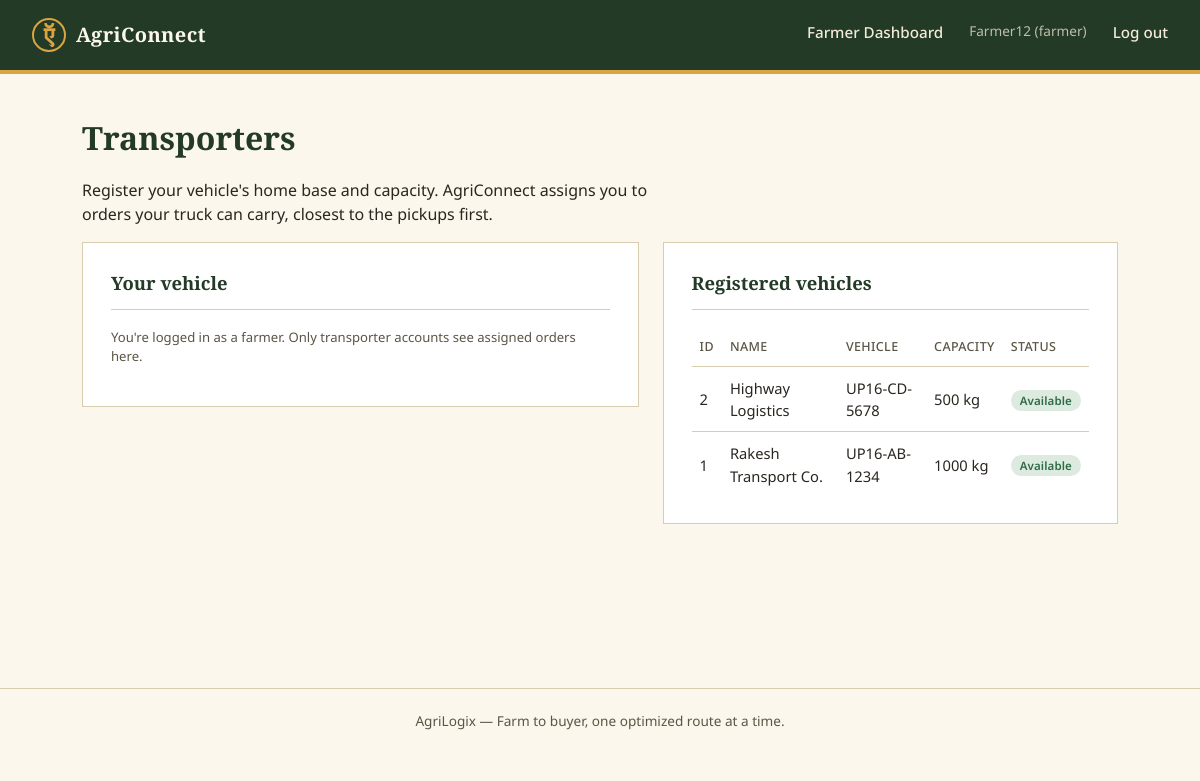
The page /transporter (signed in) on the database its author committed.
### models.py (models this page shows)
class User(Base):
    __tablename__ = "users"
    id = Column(Integer, primary_key=True)
    username = Column(String(80), unique=True, nullable=False, index=True)
    password_hash = Column(String(200), nullable=False)
    role = Column(String(20), nullable=False)  # "admin" | "farmer" | "buyer" | "transporter"
    created_at = Column(DateTime, default=datetime.utcnow)

class Transporter(Base):
    __tablename__ = "transporters"
    id = Column(Integer, primary_key=True)
    user_id = Column(Integer, ForeignKey("users.id"), unique=True, nullable=True)
    name = Column(String(120), nullable=False)
    phone = Column(String(20))
    vehicle_number = Column(String(40))
    capacity_kg = Column(Float, nullable=False)
    lat = Column(Float, nullable=False)
    lon = Column(Float, nullable=False)
    available = Column(Boolean, default=True)
    cost_per_km = Column(Float, default=15.0)
    user = relationship("User")

### routers/transporters.py (the view)
@router.get("/transporter", response_class=HTMLResponse)
def transporter_page(request: Request, db: Session = Depends(get_db)):
    transporters = db.query(Transporter).order_by(Transporter.id.desc()).all()
    user = get_current_user(request, db)
    my_transporter = None
    my_orders = []
    if user and user.role == "transporter":
        my_transporter = db.query(Transporter).filter_by(user_id=user.id).first()
        if my_transporter:
            my_orders = (
                db.query(Order)
                .filter_by(transporter_id=my_transporter.id)
                .order_by(Order.id.desc())
                .all()
            )
    return render(
        request, db, "transporter.html",
        {"transporters": transporters, "my_transporter": my_transporter, "my_orders": my_orders},
    )

### templates/transporter.html (shortened to what this page needs)
{% extends "base.html" %}
{% block content %}
<h1>Transporters</h1>
<p>Register your vehicle's home base and capacity. AgriConnect assigns you to orders your truck can carry, closest to the pickups first.</p>
<div class="grid-2">
  <div>
    {% if my_transporter %}
    <div class="panel">
      <h2>Your vehicle</h2>
      <p><strong>{{ my_transporter.name }}</strong> — {{ my_transporter.vehicle_number or '—' }} ({{ my_transporter.capacity_kg|int }} kg)</p>
    </div>
    <div class="panel">
      <h2>Orders assigned to you</h2>
      {% if my_orders %}
      <table>
        <thead><tr><th>#</th><th>Crop</th><th>Qty</th><th>Status</th></tr></thead>
        <tbody>
        {% for o in my_orders %}
          <tr>
            <td><a href="/order/{{ o.id }}">#{{ o.id }}</a></td>
            <td>{{ o.crop_key }}</td>
            <td>{{ o.quantity_requested_kg|int }} kg</td>
            <td><span class="tag {{ o.status }}">{{ o.status.replace('_',' ') }}</span></td>
          </tr>
        {% endfor %}
        </tbody>
      </table>
      {% else %}
      <div class="empty-state">No orders assigned yet.</div>
      {% endif %}
    </div>
    {% else %}
    <div class="panel">
      <h2>Your vehicle</h2>
      <p class="helptext">
        {% if current_user %}
          You're logged in as a {{ current_user.role }}. Only transporter accounts see assigned orders here.
        {% else %}
          <a href="/register">Register a vehicle</a> or <a href="/login">log in</a> to see orders assigned to you.
        {% endif %}
      </p>
    </div>
    {% endif %}
  </div>
  <div class="panel">
    <h2>Registered vehicles</h2>
    {% if transporters %}
    <table>
      <thead><tr><th>ID</th><th>Name</th><th>Vehicle</th><th>Capacity</th><th>Status</th></tr></thead>
      <tbody>
      {% for t in transporters %}
        <tr>
          <td>{{ t.id }}</td><td>{{ t.name }}</td><td>{{ t.vehicle_number or '—' }}</td>
          <td>{{ t.capacity_kg|int }} kg</td>
          <td>{% if t.available %}<span class="tag matched">Available</span>{% else %}<span class="tag failed">Busy</span>{% endif %}</td>
        </tr>
      {% endfor %}
      </tbody>
    </table>
    {% else %}
    <div class="empty-state">No transporters yet.</div>
    {% endif %}
  </div>
</div>
{% endblock %}

### templates/base.html (shortened to what this page needs)
<!DOCTYPE html>
<html lang="en">
<head>
<link rel="stylesheet" href="/static/css/style.css">
</head>
<body>
<header class="topbar">
  <a class="brand" href="/">
    <span class="brand-mark">ऍ</span>
    <span class="brand-name">AgriConnect</span>
  </a>
  <nav class="mainnav">
    {% if current_user %}
      {% if current_user.role == "farmer" %}
        <a href="/farmer">Farmer Dashboard</a>
      {% elif current_user.role == "buyer" %}
        <a href="/buyer">Buyer Dashboard</a>
      {% elif current_user.role == "transporter" %}
        <a href="/transporter">Transporter Dashboard</a>
      {% elif current_user.role == "admin" %}
        <a href="/farmer">Farmers</a>
        <a href="/buyer">Buyers</a>
        <a href="/transporter">Transporters</a>
      {% endif %}
      <span class="navmeta">{{ current_user.username }} ({{ current_user.role }})</span>
      <a href="/logout">Log out</a>
    {% endif %}
  </nav>
</header>
<main class="page">
{% block content %}{% endblock %}
</main>
<footer class="sitefoot">
  <span>AgriLogix — Farm to buyer, one optimized route at a time.</span>
</footer>
</body>
</html>

### static/css/style.css (style rules this page uses)
:root { --soil:#223A26; --soil-2:#2E4B32; --paper:#FBF7EC; --paper-2:#F3EBD8; --turmeric:#D9A441; --turmeric-dark:#B4832C; --route:#2B5F73; --rust:#A8452F; --ink:#2A2620; --ink-soft:#5B5546; --line:#D8CDAE; --radius:2px; }
* { box-sizing:border-box; }
html,body { margin:0;padding:0; }
body { background:var(--paper); color:var(--ink); font-family:'Noto Sans','Noto Sans Devanagari',sans-serif; font-size:16px; line-height:1.5; }
h1,h2,h3,.brand-name { font-family:'Zilla Slab','Noto Sans Devanagari',serif; font-weight:600; color:var(--soil); margin:0 0 .4em 0; }
a { color:var(--route); }
p { max-width:62ch; }
.topbar { display:flex;align-items:center;justify-content:space-between; padding:18px 32px; background:var(--soil); border-bottom:4px solid var(--turmeric); }
.brand { display:flex;align-items:center;gap:10px;text-decoration:none; }
.brand-mark { font-family:'Zilla Slab',serif;font-weight:700;font-size:1.5rem; color:var(--turmeric); width:34px;height:34px;display:flex;align-items:center;justify-content:center; border:2px solid var(--turmeric);border-radius:50%; }
.brand-name { color:var(--paper);font-size:1.25rem;margin:0;letter-spacing:.02em; }
.mainnav { display:flex;gap:26px; }
.mainnav a { color:var(--paper-2);text-decoration:none;font-size:.95rem;font-weight:500; padding-bottom:3px;border-bottom:2px solid transparent; }
.navmeta { color:var(--paper-2);font-size:.85rem;opacity:.75;padding-bottom:3px; }
.page { max-width:1100px;margin:0 auto;padding:40px 32px 80px; }
.sitefoot { text-align:center;padding:22px;color:var(--ink-soft);font-size:.85rem; border-top:1px solid var(--line);margin-top:60px; }
.panel { background:#fff;border:1px solid var(--line); padding:26px 28px;margin-bottom:24px; }
.panel h2 { font-size:1.15rem;border-bottom:1px solid var(--line);padding-bottom:12px;margin-bottom:18px; }
.grid-2 { display:grid;grid-template-columns:1.1fr .9fr;gap:24px;align-items:start; }
table { width:100%;border-collapse:collapse;font-size:.92rem; }
th,td { text-align:left;padding:10px 8px;border-bottom:1px solid var(--line); }
th { color:var(--ink-soft);font-weight:500;font-size:.78rem;text-transform:uppercase;letter-spacing:.03em; }
tr:last-child td { border-bottom:none; }
.tag { display:inline-block;padding:2px 9px;font-size:.72rem;border-radius:20px; font-weight:600;letter-spacing:.01em; }
.tag.matched { background:#DCEAE0;color:#2E6B45; }
.helptext { font-size:.82rem;color:var(--ink-soft);margin-top:6px; }

### rows shown on the page
User: username "Farmer12", role "farmer"
Transporter: id "2", name "Highway Logistics", vehicle_number "UP16-CD-5678", capacity_kg "500", available "Available"
Transporter: id "1", name "Rakesh Transport Co.", vehicle_number "UP16-AB-1234", capacity_kg "1000", available "Available"
